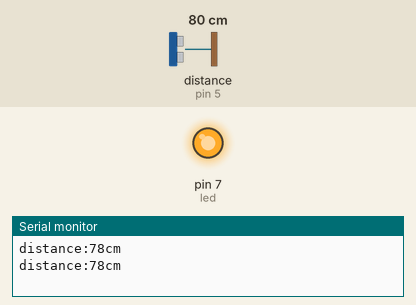
Recording of a sketch running on a simulated Arduino Uno, built with avr-gcc and run on an emulated ATmega328P. On the bench: output pins drawn as LEDs (lit = HIGH), the last lines printed to the serial monitor. Wiring (inferred from the names in the program): ultrasonic range finder: trigger pin 3; echo pin 5. The test bench sets the inputs (shaded band); at power-on: distance to the obstacle (sensor on pin 5) 80 cm. The echo pulse lasts 58.3 µs per cm; pins used as bus, display or sensor lines are not drawn.

Above: at 1.8 s.
1.9 s: distance to the obstacle (sensor on pin 5) set to 34 cm
3.4 s: distance to the obstacle (sensor on pin 5) set to 29 cm
At 4.8 s:
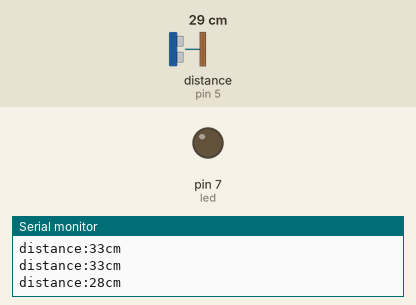
5.5 s: distance to the obstacle (sensor on pin 5) set to 35 cm
At 6.6 s:
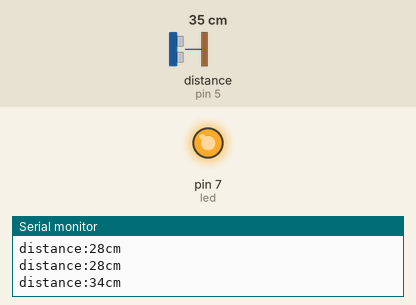
7.5 s: distance to the obstacle (sensor on pin 5) set to 2 cm
At 9.4 s:
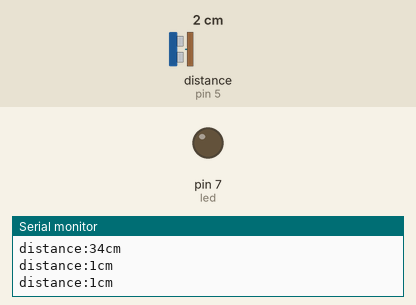
Timing chart, 0 to 10.5 s (numbered marks = the images above; inputs shaded):
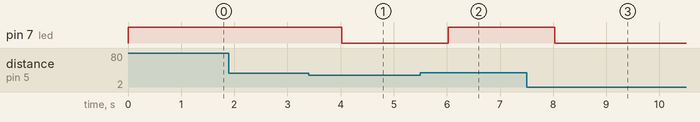

The sketch:

Basic_ultrasonic_sensor_interfacing.ino
```cpp
int trig=3;
int echo=5;
int led=7;
long duration;
int distance;
void setup()
{
  pinMode(trig,OUTPUT);
  pinMode(echo,INPUT);
  pinMode(led,OUTPUT);
  Serial.begin(9600);
}
void loop()
{
  digitalWrite(trig,LOW);
  delayMicroseconds(2);
  digitalWrite(trig,HIGH);
  delayMicroseconds(10);
  digitalWrite(trig,LOW);
  duration=pulseIn(echo,HIGH);
  distance=duration * 0.034/2;
  Serial.print("distance:");
  Serial.print(distance);
  Serial.println("cm");
  if(distance>30)
  {
    digitalWrite(led,HIGH);
    delay(1000);
  }
  else
  {
    digitalWrite(led,LOW);
    delay(1000);
  }

}
```

Measured:
- the behaviour switches between 32 and 31 cm on distance to the obstacle (sensor on pin 5) (found by bisection; images 0 and 1)
- after the input at 3.4 s, pin 7 (led): HIGH → LOW after 0.62 s
- after the input at 5.5 s, pin 7 (led): LOW → HIGH after 0.52 s
- after the input at 7.5 s, pin 7 (led): HIGH → LOW after 0.53 s
